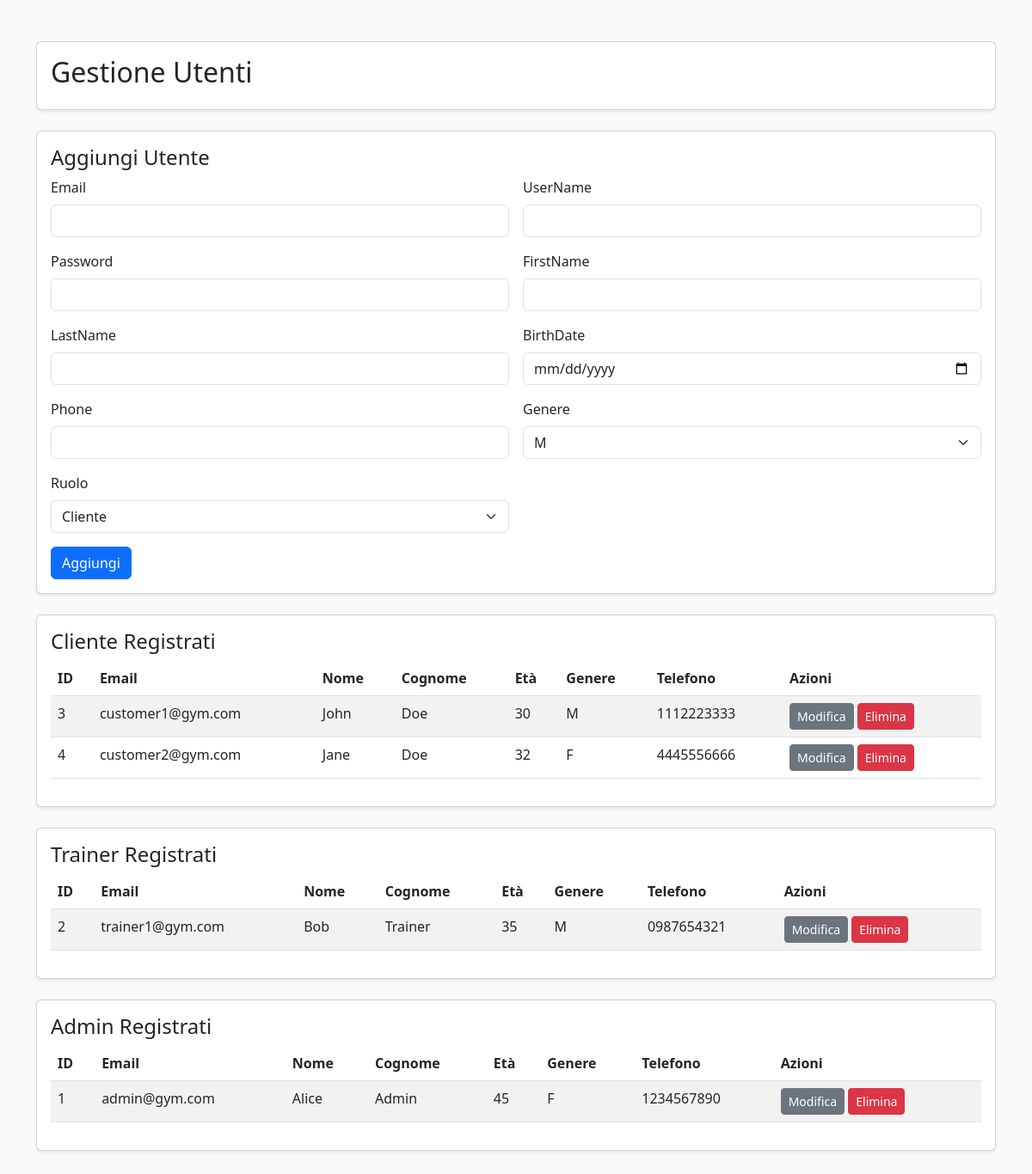
/user_management.php (signed in), run on the app's committed database.
### tables this page shows
CREATE TABLE USER (
    userID INT PRIMARY KEY AUTO_INCREMENT,
    email VARCHAR(255) UNIQUE NOT NULL,
    password VARCHAR(255) NOT NULL,
    userName VARCHAR(100) NOT NULL,
    firstName VARCHAR(100) NOT NULL,
    lastName VARCHAR(100) NOT NULL,
    birthDate DATE,
    gender ENUM('M', 'F', 'Other'),
    phoneNumber VARCHAR(20),
    role ENUM('customer', 'trainer', 'admin') DEFAULT 'customer',
    specialization VARCHAR(255),
    availability TEXT,
    createdAt TIMESTAMP DEFAULT CURRENT_TIMESTAMP
);

### user_management.php (the view, shortened to what this page needs)
<?php
require_once 'config.php';
function calcAge($bdate) {
    $d1 = new DateTime($bdate);
    $d2 = new DateTime();
    return $d2->diff($d1)->y;
}
function getUsersByRole($conn, $role) {
    $stmt = $conn->prepare("SELECT userID, email, userName, firstName, lastName, birthDate, gender, phoneNumber FROM USER WHERE role = ?");
    $stmt->bind_param('s', $role);
    $stmt->execute();
    return $stmt->get_result()->fetch_all(MYSQLI_ASSOC);
}
$roles = ['customer' => 'Cliente', 'trainer' => 'Trainer', 'admin' => 'Admin'];
$usersByRole = [];
foreach (array_keys($roles) as $role) {
    $usersByRole[$role] = getUsersByRole($conn, $role);
}
?>
<!DOCTYPE html>
<html lang="it">
<head>
    <link href="https://cdnjs.cloudflare.com/ajax/libs/bootstrap/5.3.0/css/bootstrap.min.css" rel="stylesheet" />
</head>
<body class="bg-light">
<div class="container py-5">
    <div class="card shadow-sm mb-4">
        <div class="card-body">
            <h2>Gestione Utenti</h2>
        </div>
    </div>
    <div class="card mb-4 shadow-sm">
        <div class="card-body">
            <h4>Aggiungi Utente</h4>
            <form method="POST" class="row g-3">
                <?php foreach(['email','userName','password','firstName','lastName','birthDate','phone'] as $field): ?>
                    <div class="col-md-6">
                        <label class="form-label"><?= ucfirst($field) ?></label>
                        <input name="<?= $field ?>" required class="form-control" type="<?= $field === 'birthDate' ? 'date' : 'text' ?>" />
                    </div>
                <?php endforeach; ?>
                <div class="col-md-6">
                    <label class="form-label">Genere</label>
                    <select name="gender" class="form-select" required>
                        <option value="M">M</option>
                    </select>
                </div>
                <div class="col-md-6">
                    <label class="form-label">Ruolo</label>
                    <select name="role" class="form-select" required>
                        <option value="customer">Cliente</option>
                    </select>
                </div>
                <div class="col-12">
                    <button name="add" class="btn btn-primary">Aggiungi</button>
                </div>
            </form>
        </div>
    </div>
    <?php foreach ($roles as $key => $label): ?>
        <div class="card shadow-sm mb-4">
            <div class="card-body">
                <h4><?= $label ?> Registrati</h4>
                <table class="table table-striped">
                    <thead>
                        <tr>
                            <th>ID</th><th>Email</th><th>Nome</th><th>Cognome</th>
                            <th>Età</th><th>Genere</th><th>Telefono</th><th>Azioni</th>
                        </tr>
                    </thead>
                    <tbody>
                        <?php foreach($usersByRole[$key] as $u): ?>
                            <tr>
                                <td><?= $u['userID'] ?></td>
                                <td><?= htmlspecialchars($u['email']) ?></td>
                                <td><?= htmlspecialchars($u['firstName']) ?></td>
                                <td><?= htmlspecialchars($u['lastName']) ?></td>
                                <td><?= calcAge($u['birthDate']) ?></td>
                                <td><?= htmlspecialchars($u['gender']) ?></td>
                                <td><?= htmlspecialchars($u['phoneNumber']) ?></td>
                                <td>
                                    <a href="edit_user.php?id=<?= $u['userID'] ?>" class="btn btn-sm btn-secondary">Modifica</a>
                                    <form method="POST" style="display:inline">
                                        <button name="delete" class="btn btn-sm btn-danger" onclick="return confirm('Eliminare?')">Elimina</button>
                                    </form>
                                </td>
                            </tr>
                        <?php endforeach; ?>
                    </tbody>
                </table>
            </div>
        </div>
    <?php endforeach; ?>
</div>
</body>
</html>

### data on the page
user: userID "3", email "customer1@gym.com", firstName "John", lastName "Doe", birthDate "30", gender "M", phoneNumber "1112223333"
user: userID "4", email "customer2@gym.com", firstName "Jane", lastName "Doe", birthDate "32", gender "F", phoneNumber "4445556666"
user: userID "2", email "trainer1@gym.com", firstName "Bob", lastName "Trainer", birthDate "35", gender "M", phoneNumber "0987654321"
user: userID "1", email "admin@gym.com", firstName "Alice", lastName "Admin", birthDate "45", gender "F", phoneNumber "1234567890"

### other printed values
$field "Email"
$field "UserName"
$field "Password"
$field "FirstName"
$field "LastName"
$field "BirthDate"
$field "Phone"
$label "Cliente"
$label "Trainer"
$label "Admin"
